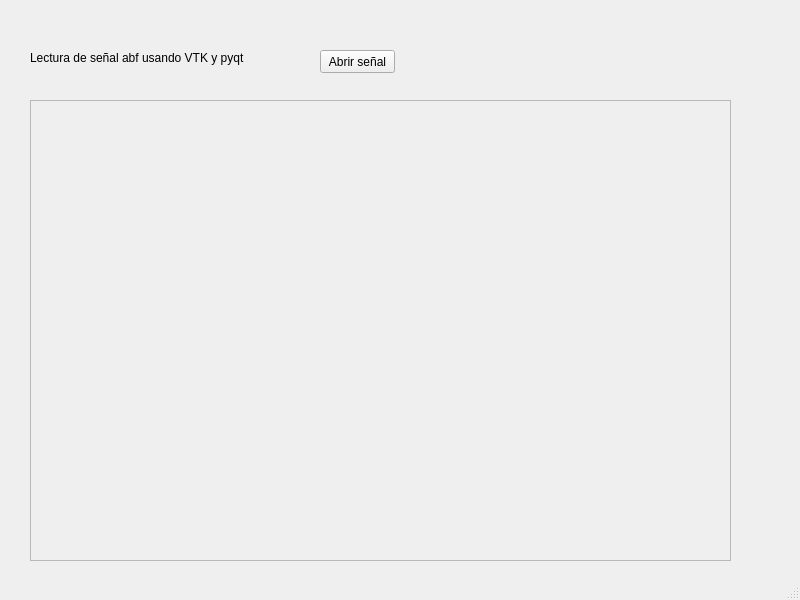
<?xml version="1.0" encoding="UTF-8"?>
<ui version="4.0">
 <class>MainWindow</class>
 <widget class="QMainWindow" name="MainWindow">
  <property name="geometry">
   <rect>
    <x>0</x>
    <y>0</y>
    <width>800</width>
    <height>600</height>
   </rect>
  </property>
  <property name="windowTitle">
   <string>MainWindow</string>
  </property>
  <widget class="QWidget" name="centralwidget">
   <widget class="QLabel" name="label">
    <property name="geometry">
     <rect>
      <x>30</x>
      <y>50</y>
      <width>241</width>
      <height>16</height>
     </rect>
    </property>
    <property name="text">
     <string>Lectura de señal abf usando VTK y pyqt</string>
    </property>
   </widget>
   <widget class="QFrame" name="VtkViewr">
    <property name="geometry">
     <rect>
      <x>30</x>
      <y>100</y>
      <width>701</width>
      <height>461</height>
     </rect>
    </property>
    <property name="frameShape">
     <enum>QFrame::StyledPanel</enum>
    </property>
    <property name="frameShadow">
     <enum>QFrame::Raised</enum>
    </property>
   </widget>
   <widget class="QPushButton" name="Btn_abrir_senal">
    <property name="geometry">
     <rect>
      <x>320</x>
      <y>50</y>
      <width>75</width>
      <height>23</height>
     </rect>
    </property>
    <property name="text">
     <string>Abrir señal</string>
    </property>
   </widget>
  </widget>
  <widget class="QMenuBar" name="menubar">
   <property name="geometry">
    <rect>
     <x>0</x>
     <y>0</y>
     <width>800</width>
     <height>21</height>
    </rect>
   </property>
  </widget>
  <widget class="QStatusBar" name="statusbar"/>
 </widget>
 <resources/>
 <connections/>
</ui>
